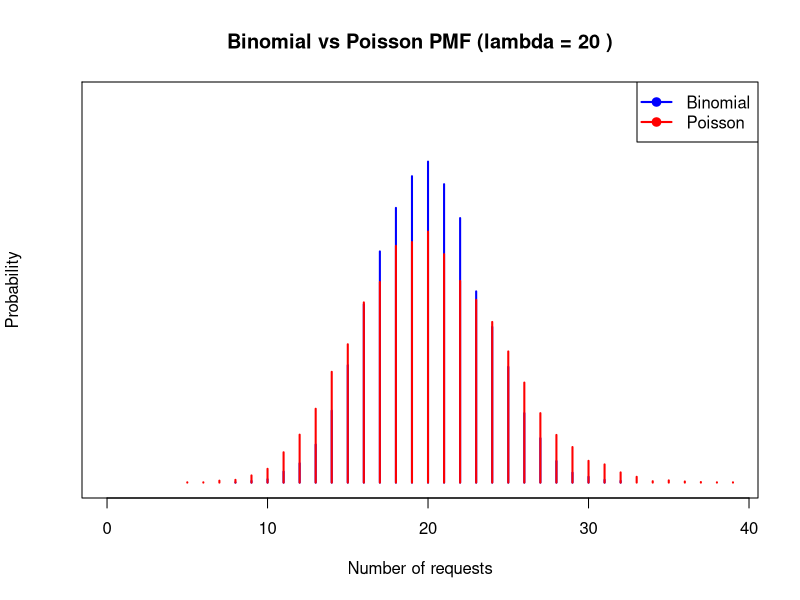

Reproduce this figure in R.
n=50
p=0.4
lambda=n*p  

simulations = 10000
binom_samples = rbinom(simulations, n, p)
binom_pmf = table(binom_samples) / simulations
binom_x = as.numeric(names(binom_pmf))

pois_samples = rpois(simulations, lambda)
pois_pmf = table(pois_samples) / simulations
pois_x = as.numeric(names(pois_pmf))

plot(binom_x, binom_pmf, type = 'h', lwd=2, col='blue',
     xlab = "Number of requests", ylab = "Probability",
     main = paste("Binomial vs Poisson PMF (lambda =", lambda, ")"),
     xlim = c(0, max(max(binom_x), max(pois_x))),
     ylim = c(0, max(max(binom_pmf), max(pois_pmf))*1.2))

lines(pois_x, pois_pmf, type = 'h', lwd=2, col='red')

legend("topright", legend = c("Binomial", "Poisson"), col = c("blue", "red"), lwd = 2, pch = 19)